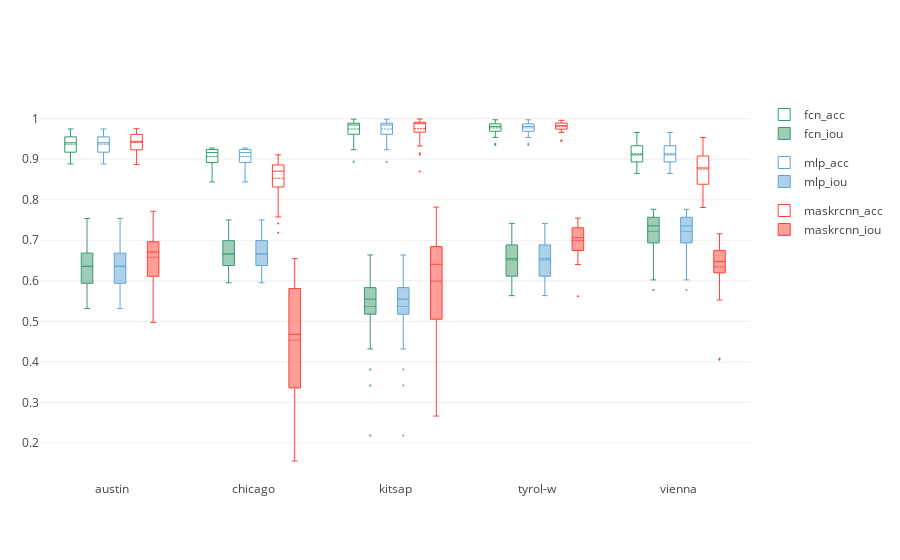

Notebook source saved alongside this figure:
### Code cell
x = []
for town in TOWN_LIST:
    for i in range(1,37):
        x.append(town)
        
data = [
    #FCN
    {
        'y': [result_data[col]["mlp_acc"] for col in result_data.columns],
        'x': x,
        'name':'fcn_acc',
        'marker': {
            'color': 'rgb(44, 160, 101)','size':2
        }, 'boxmean':True,
        "type": "box", 'line': {'width':1}, 'fillcolor':'rgb(255,255,255)',
        'legendgroup' : 'fcn' 
    },
    {
        'y': [result_data[col]["mlp_iou"] for col in result_data.columns],
        'x': x,
        'name': 'fcn_iou',
        'marker':{
            'color': '#3D9970','size':2
        },'boxmean':True,
        "type": "box",'line': {'width':1},'fillcolor': None,
        'legendgroup' : 'fcn' 
    },
    #MLP
    {
        'y': [result_data[col]["mlp_acc"] for col in result_data.columns],
        'x': x,
        'name':'mlp_acc',
        'marker': {
            'color': 'rgb(93, 164, 214)','size':2
        }, 'boxmean':True,
        "type": "box", 'line': {'width':1}, 'fillcolor': 'rgb(255,255,255)',
        'legendgroup' : 'mlp' 
    },
    {
        'y': [result_data[col]["mlp_iou"] for col in result_data.columns],
        'x': x,
        'name': 'mlp_iou',
        'marker':{
            'color': 'rgb(93, 164, 214)','size':2
        },'boxmean':True,
        "type": "box",'line': {'width':1},'fillcolor': None,
        'legendgroup' : 'mlp' 
    },
    #MASK RCNN
    {
        'y': [result_data[col]["maskrcnn_acc"] for col in result_data.columns],
        'x': x,
        'name':"maskrcnn_acc",
        'marker': {
            'color': 'rgb(255, 65, 54)','size':2
        },'boxmean':True,
        "type": "box",'line': {'width':1}, 'fillcolor':'rgb(255,255,255)',
        'legendgroup' : 'maskrcnn'
    },
    {
        'y': [result_data[col]["maskrcnn_iou"] for col in result_data.columns],
        'x': x,
        'name':'maskrcnn_iou',
        'marker': {
            'color': '#FF4136','size':2
        },'boxmean':True,
        "type": "box",'line': {'width':1},'fillcolor':None,
        'legendgroup' : 'maskrcnn'
    }
]
layout = {
    'xaxis': {
        'zeroline': False,
    },'boxmode': 'group',
    'margin':dict(l=40,r=30,b=80,t=100,
    ),

}
fig = go.Figure(data=data, layout=layout)

plotly.offline.iplot(fig)

### Figure 1 — Plotly figure (JSON) as saved in the notebook; plotly's stock layout.template omitted (floating-point values rounded to 4 significant figures; data arrays with more than 128 entries replaced by an {"elided": "..."} marker saying what was removed)
{"data": [{"boxmean": true, "fillcolor": "rgb(255,255,255)", "legendgroup": "fcn", "line": {"width": 1}, "marker": {"color": "rgb(44, 160, 101)", "size": 2}, "name": "fcn_acc", "type": "box", "x": {"elided": "180 str values"}, "y": {"elided": "180 float values"}}, {"boxmean": true, "fillcolor": null, "legendgroup": "fcn", "line": {"width": 1}, "marker": {"color": "#3D9970", "size": 2}, "name": "fcn_iou", "type": "box", "x": {"elided": "180 str values"}, "y": {"elided": "180 float values"}}, {"boxmean": true, "fillcolor": "rgb(255,255,255)", "legendgroup": "mlp", "line": {"width": 1}, "marker": {"color": "rgb(93, 164, 214)", "size": 2}, "name": "mlp_acc", "type": "box", "x": {"elided": "180 str values"}, "y": {"elided": "180 float values"}}, {"boxmean": true, "fillcolor": null, "legendgroup": "mlp", "line": {"width": 1}, "marker": {"color": "rgb(93, 164, 214)", "size": 2}, "name": "mlp_iou", "type": "box", "x": {"elided": "180 str values"}, "y": {"elided": "180 float values"}}, {"boxmean": true, "fillcolor": "rgb(255,255,255)", "legendgroup": "maskrcnn", "line": {"width": 1}, "marker": {"color": "rgb(255, 65, 54)", "size": 2}, "name": "maskrcnn_acc", "type": "box", "x": {"elided": "180 str values"}, "y": {"elided": "180 float values"}}, {"boxmean": true, "fillcolor": null, "legendgroup": "maskrcnn", "line": {"width": 1}, "marker": {"color": "#FF4136", "size": 2}, "name": "maskrcnn_iou", "type": "box", "x": {"elided": "180 str values"}, "y": {"elided": "180 float values"}}], "layout": {"boxmode": "group", "margin": {"b": 80, "l": 40, "r": 30, "t": 100}, "xaxis": {"zeroline": false}}}
